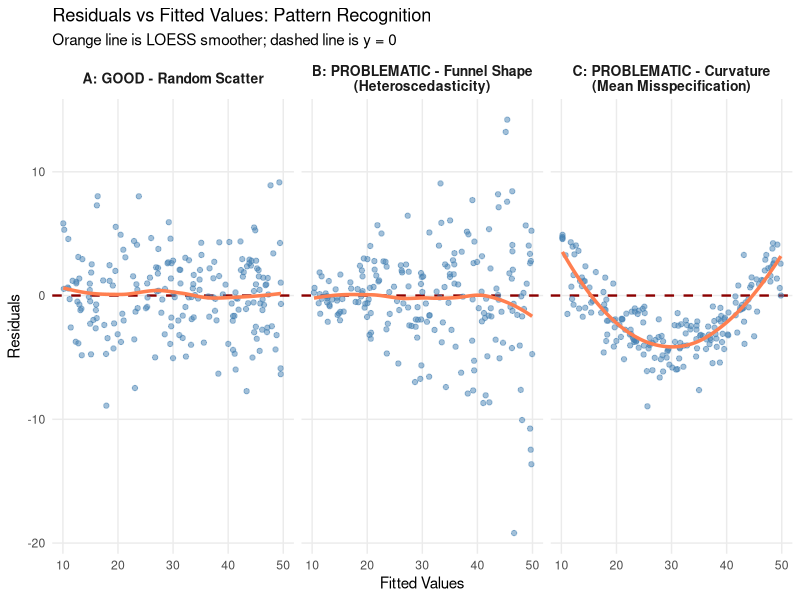
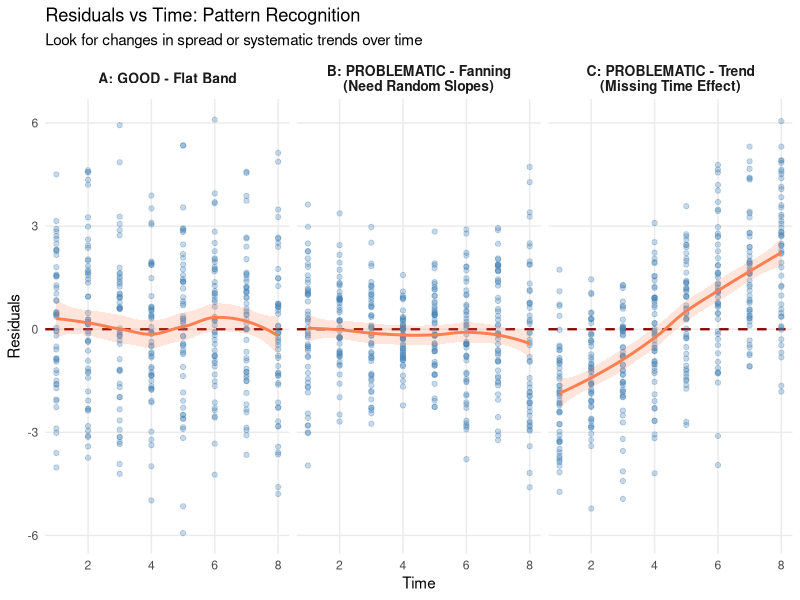
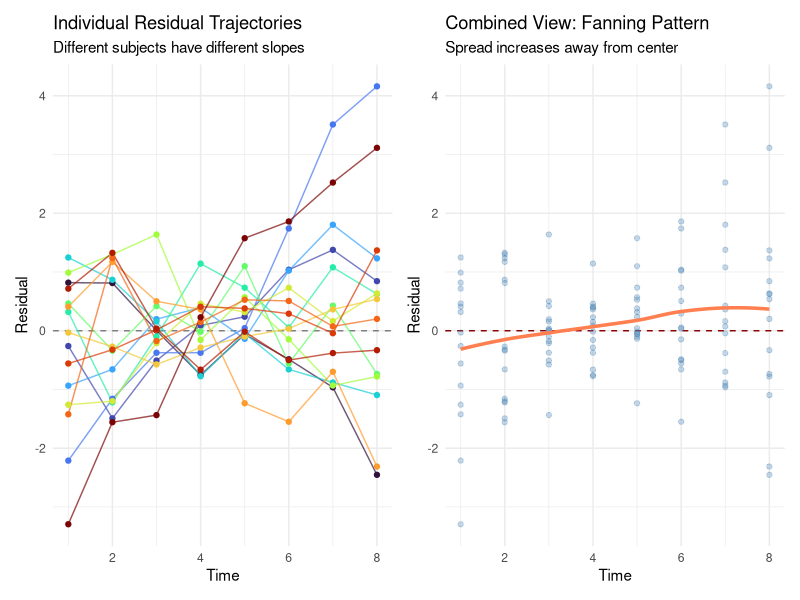
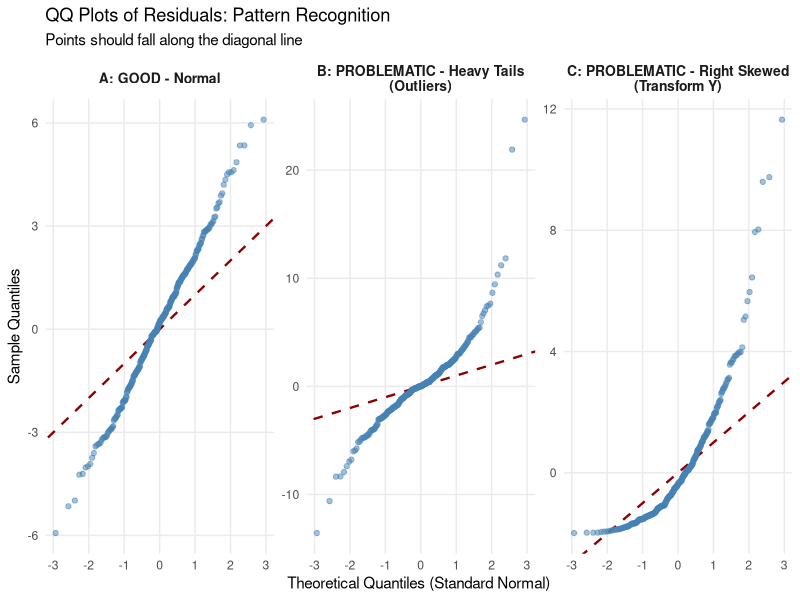
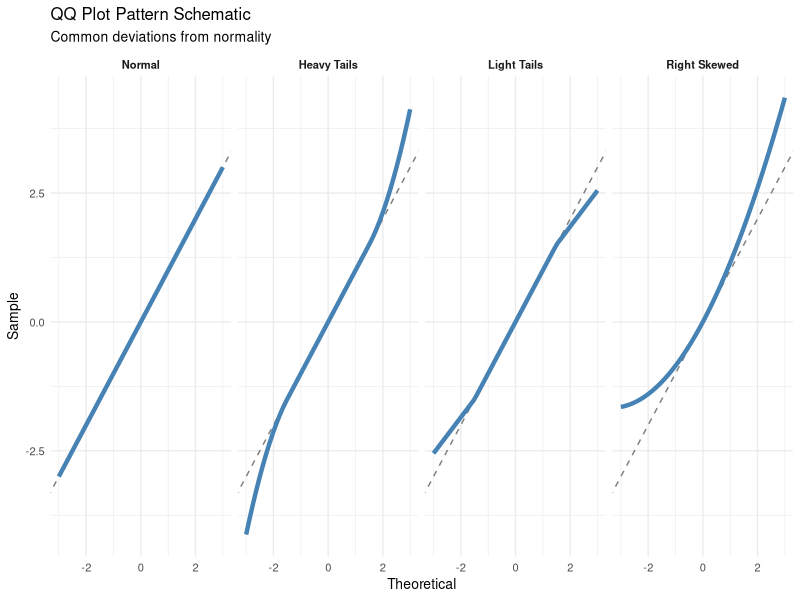
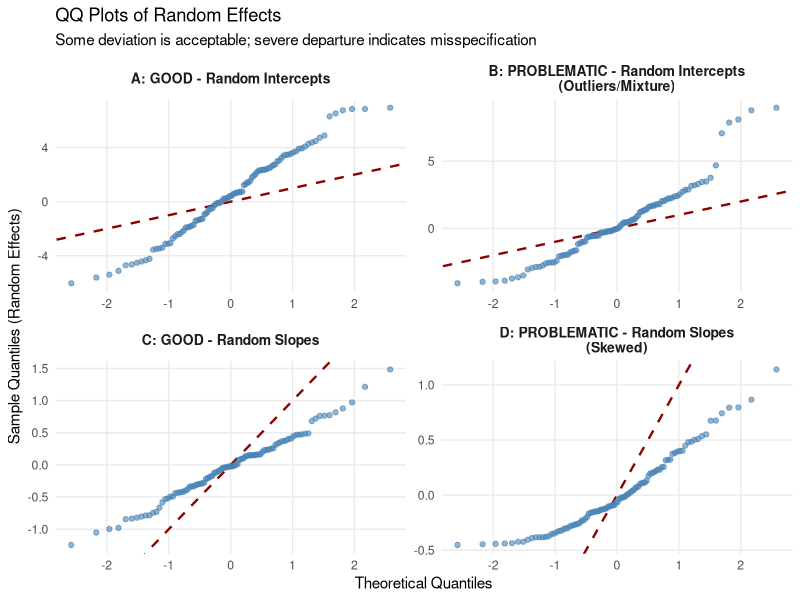
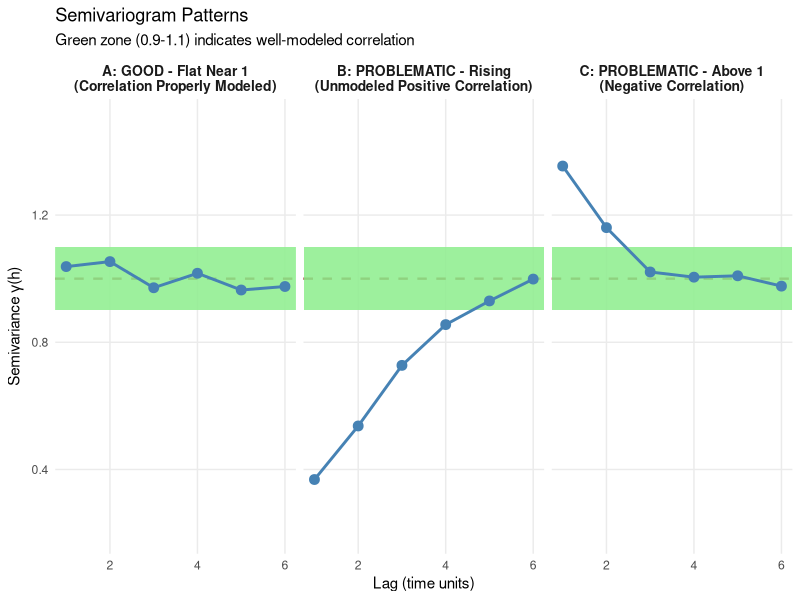
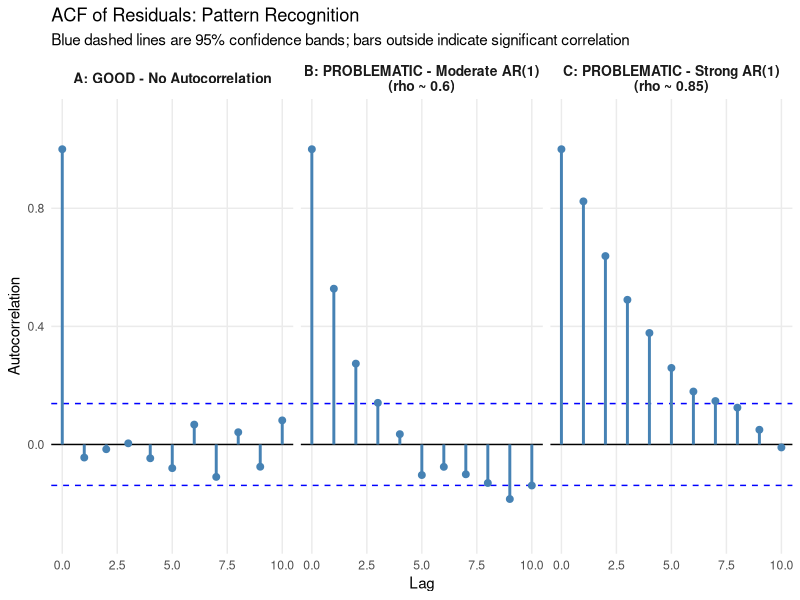

The R source for these figures, in order:
## ---- chunk 1
#| label: setup
#| include: false

library(nlme)
library(ggplot2)
library(dplyr)
library(tidyr)
library(patchwork)

set.seed(667)
## ---- chunk 2
#| label: fig-resid-vs-fitted
#| fig-cap: "Residuals vs Fitted Values: Good vs Problematic Patterns"
#| fig-width: 12
#| fig-height: 8

# Simulate datasets with different characteristics
n <- 200

# Good: Random scatter
set.seed(667)
good_fitted <- runif(n, 10, 50)
good_resid <- rnorm(n, 0, 3)

# Problematic 1: Funnel shape (heteroscedasticity)
hetero_fitted <- runif(n, 10, 50)
hetero_resid <- rnorm(n, 0, 0.5 + 0.15 * (hetero_fitted - 10))

# Problematic 2: Curvature (mean model misspecification)
curve_fitted <- runif(n, 10, 50)
curve_resid <- 0.02 * (curve_fitted - 30)^2 - 4 + rnorm(n, 0, 1.5)

# Combine data
resid_fitted_data <- data.frame(
  Fitted = c(good_fitted, hetero_fitted, curve_fitted),
  Residual = c(good_resid, hetero_resid, curve_resid),
  Pattern = rep(c("A: GOOD - Random Scatter",
                  "B: PROBLEMATIC - Funnel Shape\n(Heteroscedasticity)",
                  "C: PROBLEMATIC - Curvature\n(Mean Misspecification)"), each = n)
)

# Create plot
ggplot(resid_fitted_data, aes(x = Fitted, y = Residual)) +
  geom_hline(yintercept = 0, linetype = "dashed", color = "darkred", linewidth = 0.8) +
  geom_point(alpha = 0.5, color = "steelblue") +
  geom_smooth(method = "loess", se = FALSE, color = "coral", linewidth = 1.2) +
  facet_wrap(~Pattern, ncol = 3) +
  labs(x = "Fitted Values",
       y = "Residuals",
       title = "Residuals vs Fitted Values: Pattern Recognition",
       subtitle = "Orange line is LOESS smoother; dashed line is y = 0") +
  theme_minimal(base_size = 11) +
  theme(strip.text = element_text(face = "bold", size = 10),
        panel.grid.minor = element_blank())
## ---- chunk 3
#| label: fig-resid-vs-time
#| fig-cap: "Residuals vs Time: Good vs Problematic Patterns"
#| fig-width: 12
#| fig-height: 8

# Simulate subject-level data over time
n_subj <- 50
n_time <- 8

# Create base data structure
base_data <- expand.grid(
  subject = 1:n_subj,
  time = 1:n_time
)

# Good: Flat band
set.seed(667)
good_time <- base_data |>
  mutate(
    resid = rnorm(n(), 0, 2),
    Pattern = "A: GOOD - Flat Band"
  )

# Problematic 1: Fanning (need random slopes)
set.seed(668)
fanning_time <- base_data |>
  group_by(subject) |>
  mutate(
    slope_effect = rnorm(1, 0, 0.5)[1],
    resid = slope_effect * (time - 4) + rnorm(n(), 0, 1),
    Pattern = "B: PROBLEMATIC - Fanning\n(Need Random Slopes)"
  ) |>
  ungroup()

# Problematic 2: Trend (missing time effect)
set.seed(669)
trend_time <- base_data |>
  mutate(
    resid = -2 + 0.5 * time + rnorm(n(), 0, 1.5),
    Pattern = "C: PROBLEMATIC - Trend\n(Missing Time Effect)"
  )

# Combine data
resid_time_data <- bind_rows(
  good_time |> select(subject, time, resid, Pattern),
  fanning_time |> select(subject, time, resid, Pattern),
  trend_time |> select(subject, time, resid, Pattern)
)

# Create plot
ggplot(resid_time_data, aes(x = time, y = resid)) +
  geom_hline(yintercept = 0, linetype = "dashed", color = "darkred", linewidth = 0.8) +
  geom_point(alpha = 0.3, color = "steelblue") +
  geom_smooth(method = "loess", se = TRUE, color = "coral", fill = "coral", alpha = 0.2) +
  facet_wrap(~Pattern, ncol = 3) +
  labs(x = "Time",
       y = "Residuals",
       title = "Residuals vs Time: Pattern Recognition",
       subtitle = "Look for changes in spread or systematic trends over time") +
  theme_minimal(base_size = 11) +
  theme(strip.text = element_text(face = "bold", size = 10),
        panel.grid.minor = element_blank())
## ---- chunk 4
#| label: fig-fanning-detail
#| fig-cap: "The Fanning Pattern: Why It Suggests Random Slopes"
#| fig-width: 10
#| fig-height: 5

# Show individual trajectories that create fanning
set.seed(667)
n_show <- 15

fanning_detail <- expand.grid(
  subject = 1:n_show,
  time = 1:n_time
) |>
  group_by(subject) |>
  mutate(
    true_slope = rnorm(1, 0, 0.6)[1],
    resid = true_slope * (time - 4) + rnorm(n(), 0, 0.5)
  ) |>
  ungroup()

p1 <- ggplot(fanning_detail, aes(x = time, y = resid, group = subject, color = factor(subject))) +
  geom_hline(yintercept = 0, linetype = "dashed", color = "gray50") +
  geom_line(alpha = 0.7) +
  geom_point(size = 1.5) +
  scale_color_viridis_d(option = "turbo") +
  labs(x = "Time", y = "Residual",
       title = "Individual Residual Trajectories",
       subtitle = "Different subjects have different slopes") +
  theme_minimal() +
  theme(legend.position = "none")

p2 <- ggplot(fanning_detail, aes(x = time, y = resid)) +
  geom_hline(yintercept = 0, linetype = "dashed", color = "darkred") +
  geom_point(alpha = 0.3, color = "steelblue") +
  geom_smooth(method = "loess", se = FALSE, color = "coral", linewidth = 1.2) +
  labs(x = "Time", y = "Residual",
       title = "Combined View: Fanning Pattern",
       subtitle = "Spread increases away from center") +
  theme_minimal()

p1 + p2
## ---- chunk 5
#| label: fig-qq-residuals
#| fig-cap: "QQ Plots of Residuals: Good vs Problematic Patterns"
#| fig-width: 12
#| fig-height: 8

n_qq <- 300

# Good: Normal residuals
set.seed(667)
good_qq <- rnorm(n_qq, 0, 2)

# Problematic 1: Heavy tails
set.seed(668)
heavy_qq <- rt(n_qq, df = 3) * 2  # t-distribution with 3 df

# Problematic 2: Right skewed
set.seed(669)
skewed_qq <- rexp(n_qq, rate = 0.5) - 2  # Shifted exponential

# Function to create QQ data
create_qq_data <- function(x, label) {
  qq_obj <- qqnorm(x, plot.it = FALSE)
  data.frame(
    Theoretical = qq_obj$x,
    Sample = qq_obj$y,
    Pattern = label
  )
}

qq_data <- bind_rows(
  create_qq_data(good_qq, "A: GOOD - Normal"),
  create_qq_data(heavy_qq, "B: PROBLEMATIC - Heavy Tails\n(Outliers)"),
  create_qq_data(skewed_qq, "C: PROBLEMATIC - Right Skewed\n(Transform Y)")
)

# Create plot
ggplot(qq_data, aes(x = Theoretical, y = Sample)) +
  geom_abline(slope = 1, intercept = 0, linetype = "dashed", color = "darkred", linewidth = 0.8) +
  geom_point(alpha = 0.5, color = "steelblue") +
  facet_wrap(~Pattern, ncol = 3, scales = "free_y") +
  labs(x = "Theoretical Quantiles (Standard Normal)",
       y = "Sample Quantiles",
       title = "QQ Plots of Residuals: Pattern Recognition",
       subtitle = "Points should fall along the diagonal line") +
  theme_minimal(base_size = 11) +
  theme(strip.text = element_text(face = "bold", size = 10),
        panel.grid.minor = element_blank())
## ---- chunk 6
#| label: fig-qq-interpretation
#| fig-cap: "QQ Plot Interpretation Guide"
#| fig-width: 9
#| fig-height: 4
#| echo: false

# Create schematic interpretations
interp_data <- data.frame(
  x = rep(seq(-3, 3, length.out = 50), 4),
  Pattern = rep(c("Normal", "Heavy Tails", "Light Tails", "Right Skewed"), each = 50)
)

interp_data <- interp_data |>
  mutate(
    y = case_when(
      Pattern == "Normal" ~ x,
      Pattern == "Heavy Tails" ~ ifelse(abs(x) > 1.5, sign(x) * (abs(x) + 0.5 * (abs(x) - 1.5)^2), x),
      Pattern == "Light Tails" ~ ifelse(abs(x) > 1.5, sign(x) * (abs(x) - 0.3 * (abs(x) - 1.5)), x),
      Pattern == "Right Skewed" ~ x + 0.15 * x^2
    )
  )

interp_data$Pattern <- factor(interp_data$Pattern,
                               levels = c("Normal", "Heavy Tails", "Light Tails", "Right Skewed"))

ggplot(interp_data, aes(x = x, y = y)) +
  geom_abline(slope = 1, intercept = 0, linetype = "dashed", color = "gray50") +
  geom_line(color = "steelblue", linewidth = 1.5) +
  facet_wrap(~Pattern, ncol = 4) +
  labs(x = "Theoretical", y = "Sample",
       title = "QQ Plot Pattern Schematic",
       subtitle = "Common deviations from normality") +
  theme_minimal(base_size = 10) +
  theme(strip.text = element_text(face = "bold"))
## ---- chunk 7
#| label: fig-qq-random-effects
#| fig-cap: "QQ Plots of Random Effects: Good vs Problematic"
#| fig-width: 12
#| fig-height: 6

# Simulate random intercepts and slopes
n_subj_re <- 100

# Good: Normal random effects
set.seed(667)
good_b0 <- rnorm(n_subj_re, 0, 3)
good_b1 <- rnorm(n_subj_re, 0, 0.5)

# Problematic: Non-normal random effects
set.seed(668)
bad_b0 <- c(rnorm(n_subj_re - 5, 0, 2), rnorm(5, 8, 1))  # With outliers
bad_b1 <- rbeta(n_subj_re, 2, 5) * 2 - 0.5  # Skewed

# Create QQ data for all
qq_re_data <- bind_rows(
  create_qq_data(good_b0, "A: GOOD - Random Intercepts"),
  create_qq_data(bad_b0, "B: PROBLEMATIC - Random Intercepts\n(Outliers/Mixture)"),
  create_qq_data(good_b1, "C: GOOD - Random Slopes"),
  create_qq_data(bad_b1, "D: PROBLEMATIC - Random Slopes\n(Skewed)")
)

ggplot(qq_re_data, aes(x = Theoretical, y = Sample)) +
  geom_abline(slope = 1, intercept = 0, linetype = "dashed", color = "darkred", linewidth = 0.8) +
  geom_point(alpha = 0.6, color = "steelblue") +
  facet_wrap(~Pattern, ncol = 2, scales = "free") +
  labs(x = "Theoretical Quantiles",
       y = "Sample Quantiles (Random Effects)",
       title = "QQ Plots of Random Effects",
       subtitle = "Some deviation is acceptable; severe departure indicates misspecification") +
  theme_minimal(base_size = 11) +
  theme(strip.text = element_text(face = "bold", size = 10),
        panel.grid.minor = element_blank())
## ---- chunk 8
#| label: fig-semivariogram
#| fig-cap: "Semivariogram Patterns: Good vs Problematic"
#| fig-width: 12
#| fig-height: 6

# Create semivariogram data for different scenarios
lag <- 1:6

# Good: Flat at 1 (correlation properly modeled)
good_vario <- data.frame(
  lag = lag,
  gamma = c(0.98, 1.02, 0.97, 1.01, 0.99, 1.00) + rnorm(6, 0, 0.03),
  Pattern = "A: GOOD - Flat Near 1\n(Correlation Properly Modeled)"
)

# Problematic 1: Rising (positive correlation not captured)
rising_vario <- data.frame(
  lag = lag,
  gamma = c(0.35, 0.55, 0.72, 0.85, 0.93, 0.98) + rnorm(6, 0, 0.02),
  Pattern = "B: PROBLEMATIC - Rising\n(Unmodeled Positive Correlation)"
)

# Problematic 2: Above 1 (negative correlation)
above_vario <- data.frame(
  lag = lag,
  gamma = c(1.35, 1.15, 1.05, 1.02, 1.00, 0.99) + rnorm(6, 0, 0.02),
  Pattern = "C: PROBLEMATIC - Above 1\n(Negative Correlation)"
)

vario_data <- bind_rows(good_vario, rising_vario, above_vario)

ggplot(vario_data, aes(x = lag, y = gamma)) +
  geom_hline(yintercept = 1, linetype = "dashed", color = "darkred", linewidth = 0.8) +
  geom_rect(aes(xmin = -Inf, xmax = Inf, ymin = 0.9, ymax = 1.1),
            fill = "lightgreen", alpha = 0.3) +
  geom_point(color = "steelblue", size = 3) +
  geom_line(color = "steelblue", linewidth = 1) +
  facet_wrap(~Pattern, ncol = 3) +
  scale_y_continuous(limits = c(0.2, 1.5)) +
  labs(x = "Lag (time units)",
       y = expression(paste("Semivariance ", gamma, "(h)")),
       title = "Semivariogram Patterns",
       subtitle = "Green zone (0.9-1.1) indicates well-modeled correlation") +
  theme_minimal(base_size = 11) +
  theme(strip.text = element_text(face = "bold", size = 10),
        panel.grid.minor = element_blank())
## ---- chunk 9
#| label: fig-acf
#| fig-cap: "ACF Patterns: Good vs Problematic"
#| fig-width: 12
#| fig-height: 8

# Simulate residual series with different correlation structures
n_acf <- 200

# Good: No autocorrelation
set.seed(667)
good_acf_data <- rnorm(n_acf)

# Problematic: AR(1) correlation
set.seed(668)
ar1_acf_data <- arima.sim(n = n_acf, list(ar = 0.6))

# Problematic: Strong AR(1)
set.seed(669)
strong_ar1_data <- arima.sim(n = n_acf, list(ar = 0.85))

# Calculate ACF values
acf_good <- acf(good_acf_data, plot = FALSE, lag.max = 10)
acf_ar1 <- acf(ar1_acf_data, plot = FALSE, lag.max = 10)
acf_strong <- acf(strong_ar1_data, plot = FALSE, lag.max = 10)

# Create data frame
acf_plot_data <- data.frame(
  Lag = rep(0:10, 3),
  ACF = c(acf_good$acf, acf_ar1$acf, acf_strong$acf),
  Pattern = rep(c("A: GOOD - No Autocorrelation",
                  "B: PROBLEMATIC - Moderate AR(1)\n(rho ~ 0.6)",
                  "C: PROBLEMATIC - Strong AR(1)\n(rho ~ 0.85)"), each = 11)
)

# Confidence bounds (approximate)
ci_bound <- qnorm(0.975) / sqrt(n_acf)

ggplot(acf_plot_data, aes(x = Lag, y = ACF)) +
  geom_hline(yintercept = 0, color = "black") +
  geom_hline(yintercept = c(-ci_bound, ci_bound), linetype = "dashed", color = "blue") +
  geom_segment(aes(x = Lag, xend = Lag, y = 0, yend = ACF), color = "steelblue", linewidth = 1) +
  geom_point(color = "steelblue", size = 2) +
  facet_wrap(~Pattern, ncol = 3) +
  scale_y_continuous(limits = c(-0.3, 1.1)) +
  labs(x = "Lag",
       y = "Autocorrelation",
       title = "ACF of Residuals: Pattern Recognition",
       subtitle = "Blue dashed lines are 95% confidence bands; bars outside indicate significant correlation") +
  theme_minimal(base_size = 11) +
  theme(strip.text = element_text(face = "bold", size = 10),
        panel.grid.minor = element_blank())
## ---- chunk 10
#| label: tbl-acf-interpretation
#| echo: false

acf_interp <- data.frame(
  `Lag Pattern` = c("Lag 1 only significant",
                    "Lags 1-2 significant, decay",
                    "Slow decay across many lags",
                    "Lag 1 negative",
                    "Oscillating pattern"),
  Interpretation = c("Simple AR(1) correlation",
                     "AR(1) may be adequate; consider AR(2)",
                     "Strong serial dependence; random slopes may help",
                     "Over-differencing or sign error",
                     "Seasonal or cyclical effects"),
  `Suggested Fix` = c("Add corAR1()",
                      "Add corAR1() or corARMA(p=2)",
                      "Add random slopes or higher-order AR",
                      "Check mean model specification",
                      "Model seasonality explicitly"),
  check.names = FALSE
)

knitr::kable(acf_interp, caption = "ACF Pattern Interpretation Guide")
## ---- chunk 11
#| label: fig-influence
#| fig-cap: "Influence Diagnostics: Identifying Problematic Observations"
#| fig-width: 12
#| fig-height: 8

# Create data with some influential points
set.seed(667)
n_inf <- 100

influence_data <- data.frame(
  x = c(rnorm(n_inf - 3, 5, 1.5), 12, 5, 5),      # 3 special points
  y = c(rnorm(n_inf - 3, 5, 1.5), 15, 15, -5)     # High leverage, outlier, both
)

# Fit model
fit_inf <- lm(y ~ x, data = influence_data)

# Calculate diagnostics
influence_data$cooks_d <- cooks.distance(fit_inf)
influence_data$leverage <- hatvalues(fit_inf)
influence_data$studentized <- rstudent(fit_inf)
influence_data$dfbeta_intercept <- dfbetas(fit_inf)[, 1]
influence_data$dfbeta_slope <- dfbetas(fit_inf)[, 2]
influence_data$obs <- 1:nrow(influence_data)

# Thresholds
cooks_threshold <- 4 / n_inf
leverage_threshold <- 2 * 2 / n_inf  # 2p/n
dfbeta_threshold <- 2 / sqrt(n_inf)

# Identify influential points
influence_data$influential <- with(influence_data,
  cooks_d > cooks_threshold | abs(studentized) > 3 |
  abs(dfbeta_slope) > dfbeta_threshold)

# Create plots
p1 <- ggplot(influence_data, aes(x = obs, y = cooks_d)) +
  geom_hline(yintercept = cooks_threshold, linetype = "dashed", color = "darkred") +
  geom_segment(aes(x = obs, xend = obs, y = 0, yend = cooks_d),
               color = ifelse(influence_data$cooks_d > cooks_threshold, "coral", "steelblue")) +
  geom_point(color = ifelse(influence_data$cooks_d > cooks_threshold, "coral", "steelblue")) +
  labs(x = "Observation", y = "Cook's Distance",
       title = "Cook's Distance",
       subtitle = paste("Threshold =", round(cooks_threshold, 3))) +
  theme_minimal()

p2 <- ggplot(influence_data, aes(x = leverage, y = abs(studentized))) +
  geom_hline(yintercept = 3, linetype = "dashed", color = "darkred") +
  geom_vline(xintercept = leverage_threshold, linetype = "dashed", color = "darkred") +
  geom_point(aes(color = influential), size = 2, alpha = 0.7) +
  scale_color_manual(values = c("FALSE" = "steelblue", "TRUE" = "coral")) +
  labs(x = "Leverage", y = "|Studentized Residual|",
       title = "Leverage vs Studentized Residuals",
       subtitle = "Points in upper-right are most influential") +
  theme_minimal() +
  theme(legend.position = "none")

p3 <- ggplot(influence_data, aes(x = obs, y = dfbeta_slope)) +
  geom_hline(yintercept = c(-dfbeta_threshold, dfbeta_threshold),
             linetype = "dashed", color = "darkred") +
  geom_hline(yintercept = 0, color = "gray50") +
  geom_segment(aes(x = obs, xend = obs, y = 0, yend = dfbeta_slope),
               color = ifelse(abs(influence_data$dfbeta_slope) > dfbeta_threshold, "coral", "steelblue")) +
  geom_point(color = ifelse(abs(influence_data$dfbeta_slope) > dfbeta_threshold, "coral", "steelblue")) +
  labs(x = "Observation", y = "DFBETA (Slope)",
       title = "DFBETAS for Slope Coefficient",
       subtitle = paste("Threshold =", round(dfbeta_threshold, 3))) +
  theme_minimal()

p4 <- ggplot(influence_data, aes(x = x, y = y)) +
  geom_point(aes(color = influential, size = cooks_d), alpha = 0.7) +
  geom_smooth(method = "lm", se = FALSE, color = "darkgreen", linewidth = 1) +
  scale_color_manual(values = c("FALSE" = "steelblue", "TRUE" = "coral")) +
  scale_size_continuous(range = c(1, 5)) +
  labs(x = "X", y = "Y",
       title = "Data with Influential Points Highlighted",
       subtitle = "Point size proportional to Cook's distance") +
  theme_minimal() +
  theme(legend.position = "none")

(p1 + p2) / (p3 + p4)
## ---- chunk 12
#| label: simulate-problem-data

set.seed(667)

# Parameters
n_subjects <- 50
n_times <- 6

# Create data with multiple issues:
# 1. AR(1) correlation not modeled
# 2. Heteroscedasticity (variance increases with time)
# 3. Missing quadratic time effect

problem_data <- expand.grid(
  subject = 1:n_subjects,
  time = 1:n_times
) |>
  arrange(subject, time) |>
  group_by(subject) |>
  mutate(
    # Random intercept
    b0 = rnorm(1, 0, 3)[1],
    # AR(1) errors
    ar1_error = {
      e <- numeric(n())
      sigma_t <- 1 + 0.3 * (time - 1)  # Increasing variance
      e[1] <- rnorm(1, 0, sigma_t[1])
      for (t in 2:n()) {
        e[t] <- 0.5 * e[t-1] + rnorm(1, 0, sigma_t[t] * sqrt(1 - 0.5^2))
      }
      e
    },
    # True mean: quadratic in time
    true_mean = 10 + 2 * time - 0.15 * time^2,
    # Outcome
    y = true_mean + b0 + ar1_error
  ) |>
  ungroup()

problem_data$subject <- factor(problem_data$subject)

# Preview
head(problem_data, 12)
## ---- chunk 13
#| label: fit-initial-model

# Fit a model that ignores all the problems
fit_bad <- lme(y ~ time,
               random = ~ 1 | subject,
               data = problem_data,
               method = "REML")

summary(fit_bad)
## ---- chunk 14
#| label: fig-diagnostics-bad
#| fig-cap: "Diagnostic Plots for Mis-specified Model"
#| fig-width: 12
#| fig-height: 10

# Extract diagnostics
problem_data$fitted_bad <- fitted(fit_bad)
problem_data$resid_bad <- resid(fit_bad, type = "normalized")

# 1. Residuals vs Fitted
p1_bad <- ggplot(problem_data, aes(x = fitted_bad, y = resid_bad)) +
  geom_hline(yintercept = 0, linetype = "dashed", color = "darkred") +
  geom_point(alpha = 0.5, color = "steelblue") +
  geom_smooth(method = "loess", se = FALSE, color = "coral", linewidth = 1.2) +
  labs(x = "Fitted Values", y = "Normalized Residuals",
       title = "Residuals vs Fitted",
       subtitle = "PROBLEM: Curved pattern -> mean misspecification") +
  theme_minimal()

# 2. Residuals vs Time
p2_bad <- ggplot(problem_data, aes(x = time, y = resid_bad)) +
  geom_hline(yintercept = 0, linetype = "dashed", color = "darkred") +
  geom_point(alpha = 0.5, color = "steelblue") +
  geom_smooth(method = "loess", se = TRUE, color = "coral", fill = "coral", alpha = 0.2) +
  labs(x = "Time", y = "Normalized Residuals",
       title = "Residuals vs Time",
       subtitle = "PROBLEM: Fanning + trend") +
  theme_minimal()

# 3. QQ Plot of Residuals
qq_bad <- qqnorm(problem_data$resid_bad, plot.it = FALSE)
qq_bad_df <- data.frame(Theoretical = qq_bad$x, Sample = qq_bad$y)

p3_bad <- ggplot(qq_bad_df, aes(x = Theoretical, y = Sample)) +
  geom_abline(slope = 1, intercept = 0, linetype = "dashed", color = "darkred") +
  geom_point(alpha = 0.5, color = "steelblue") +
  labs(x = "Theoretical Quantiles", y = "Sample Quantiles",
       title = "QQ Plot of Residuals",
       subtitle = "Moderate deviation") +
  theme_minimal()

# 4. Semivariogram
vario_bad <- Variogram(fit_bad, form = ~ time | subject, resType = "normalized")

p4_bad <- ggplot(data.frame(vario_bad), aes(x = dist, y = variog)) +
  geom_hline(yintercept = 1, linetype = "dashed", color = "darkred") +
  geom_rect(aes(xmin = -Inf, xmax = Inf, ymin = 0.9, ymax = 1.1),
            fill = "lightgreen", alpha = 0.3) +
  geom_point(color = "steelblue", size = 3) +
  geom_line(color = "steelblue", linewidth = 1) +
  labs(x = "Lag", y = expression(gamma(h)),
       title = "Semivariogram",
       subtitle = "PROBLEM: Rising pattern -> unmodeled correlation") +
  theme_minimal()

(p1_bad + p2_bad) / (p3_bad + p4_bad) +
  plot_annotation(
    title = "Diagnostics for Mis-specified Model",
    subtitle = "Multiple problems identified",
    theme = theme(plot.title = element_text(face = "bold", size = 14))
  )
## ---- chunk 15
#| label: fit-corrected-model

# Add:
# 1. Quadratic time effect
# 2. AR(1) correlation structure
# 3. Variance function for heteroscedasticity

fit_good <- lme(y ~ time + I(time^2),
                random = ~ 1 | subject,
                correlation = corAR1(form = ~ time | subject),
                weights = varPower(form = ~ time),
                data = problem_data,
                method = "REML")

summary(fit_good)
## ---- chunk 16
#| label: fig-diagnostics-good
#| fig-cap: "Diagnostic Plots for Corrected Model"
#| fig-width: 12
#| fig-height: 10

# Extract diagnostics for good model
problem_data$fitted_good <- fitted(fit_good)
problem_data$resid_good <- resid(fit_good, type = "normalized")

# 1. Residuals vs Fitted
p1_good <- ggplot(problem_data, aes(x = fitted_good, y = resid_good)) +
  geom_hline(yintercept = 0, linetype = "dashed", color = "darkred") +
  geom_point(alpha = 0.5, color = "steelblue") +
  geom_smooth(method = "loess", se = FALSE, color = "coral", linewidth = 1.2) +
  labs(x = "Fitted Values", y = "Normalized Residuals",
       title = "Residuals vs Fitted",
       subtitle = "IMPROVED: Random scatter around 0") +
  theme_minimal()

# 2. Residuals vs Time
p2_good <- ggplot(problem_data, aes(x = time, y = resid_good)) +
  geom_hline(yintercept = 0, linetype = "dashed", color = "darkred") +
  geom_point(alpha = 0.5, color = "steelblue") +
  geom_smooth(method = "loess", se = TRUE, color = "coral", fill = "coral", alpha = 0.2) +
  labs(x = "Time", y = "Normalized Residuals",
       title = "Residuals vs Time",
       subtitle = "IMPROVED: Flat band") +
  theme_minimal()

# 3. QQ Plot of Residuals
qq_good <- qqnorm(problem_data$resid_good, plot.it = FALSE)
qq_good_df <- data.frame(Theoretical = qq_good$x, Sample = qq_good$y)

p3_good <- ggplot(qq_good_df, aes(x = Theoretical, y = Sample)) +
  geom_abline(slope = 1, intercept = 0, linetype = "dashed", color = "darkred") +
  geom_point(alpha = 0.5, color = "steelblue") +
  labs(x = "Theoretical Quantiles", y = "Sample Quantiles",
       title = "QQ Plot of Residuals",
       subtitle = "IMPROVED: Close to diagonal") +
  theme_minimal()

# 4. Semivariogram
vario_good <- Variogram(fit_good, form = ~ time | subject, resType = "normalized")

p4_good <- ggplot(data.frame(vario_good), aes(x = dist, y = variog)) +
  geom_hline(yintercept = 1, linetype = "dashed", color = "darkred") +
  geom_rect(aes(xmin = -Inf, xmax = Inf, ymin = 0.9, ymax = 1.1),
            fill = "lightgreen", alpha = 0.3) +
  geom_point(color = "steelblue", size = 3) +
  geom_line(color = "steelblue", linewidth = 1) +
  labs(x = "Lag", y = expression(gamma(h)),
       title = "Semivariogram",
       subtitle = "IMPROVED: Flat near 1") +
  theme_minimal()

(p1_good + p2_good) / (p3_good + p4_good) +
  plot_annotation(
    title = "Diagnostics for Corrected Model",
    subtitle = "All issues addressed",
    theme = theme(plot.title = element_text(face = "bold", size = 14))
  )
## ---- chunk 17
#| label: fig-comparison-final
#| fig-cap: "Before and After: Model Improvement Summary"
#| fig-width: 14
#| fig-height: 6

# Combine semivariograms for comparison
vario_compare <- rbind(
  data.frame(vario_bad) |> mutate(Model = "Before: Mis-specified"),
  data.frame(vario_good) |> mutate(Model = "After: Corrected")
)

p_vario_compare <- ggplot(vario_compare, aes(x = dist, y = variog)) +
  geom_hline(yintercept = 1, linetype = "dashed", color = "darkred") +
  geom_rect(aes(xmin = -Inf, xmax = Inf, ymin = 0.9, ymax = 1.1),
            fill = "lightgreen", alpha = 0.3) +
  geom_point(color = "steelblue", size = 3) +
  geom_line(color = "steelblue", linewidth = 1) +
  facet_wrap(~Model) +
  labs(x = "Lag", y = expression(gamma(h)),
       title = "Semivariogram Comparison") +
  theme_minimal() +
  theme(strip.text = element_text(face = "bold"))

# Combine residual plots
resid_compare <- rbind(
  problem_data |>
    select(time, resid = resid_bad) |>
    mutate(Model = "Before: Mis-specified"),
  problem_data |>
    select(time, resid = resid_good) |>
    mutate(Model = "After: Corrected")
)

p_resid_compare <- ggplot(resid_compare, aes(x = time, y = resid)) +
  geom_hline(yintercept = 0, linetype = "dashed", color = "darkred") +
  geom_point(alpha = 0.3, color = "steelblue") +
  geom_smooth(method = "loess", se = FALSE, color = "coral", linewidth = 1.2) +
  facet_wrap(~Model) +
  labs(x = "Time", y = "Normalized Residuals",
       title = "Residuals vs Time Comparison") +
  theme_minimal() +
  theme(strip.text = element_text(face = "bold"))

p_vario_compare + p_resid_compare
## ---- chunk 18
#| label: model-comparison-summary

# Compare AIC/BIC
cat("Model Comparison:\n")
cat("================\n\n")

cat("Mis-specified Model (y ~ time, random intercept only):\n")
cat("  AIC:", round(AIC(fit_bad), 2), "\n")
cat("  BIC:", round(BIC(fit_bad), 2), "\n\n")

cat("Corrected Model (y ~ time + time^2, AR(1), varPower):\n")
cat("  AIC:", round(AIC(fit_good), 2), "\n")
cat("  BIC:", round(BIC(fit_good), 2), "\n\n")

cat("Improvement:\n")
cat("  Delta AIC:", round(AIC(fit_bad) - AIC(fit_good), 2), "(positive = corrected model better)\n")
cat("  Delta BIC:", round(BIC(fit_bad) - BIC(fit_good), 2), "\n\n")

cat("Estimated AR(1) correlation:\n")
cat("  phi =", round(coef(fit_good$modelStruct$corStruct, unconstrained = FALSE), 3), "\n")

cat("\nEstimated variance power:\n")
cat("  delta =", round(coef(fit_good$modelStruct$varStruct, unconstrained = FALSE), 3), "\n")
